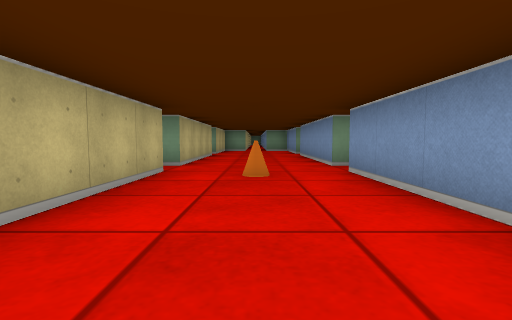
[1] (above)

13 first-person views from a walk through a cub3D level. The camera is about half as high as the walls, tilts 4° down and sees 85° across. The floor is counted in squares. Each view is taken from the middle of a square. On the plan, view 1 faces up. The plan holds only what a view shows up to about 9 squares ahead; the rest is blank.

[2]
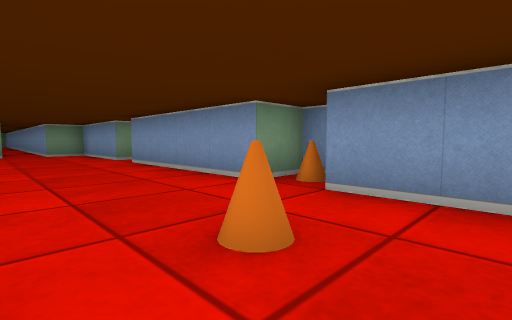

[3]
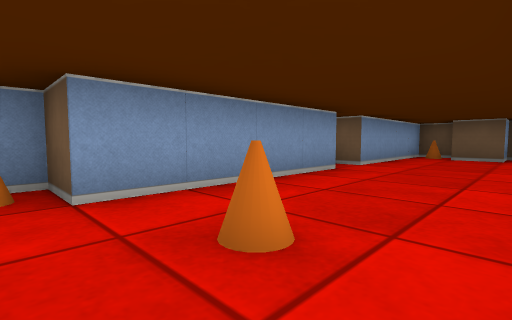

[4]
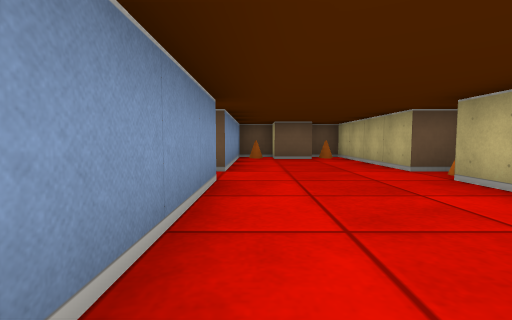

[5]
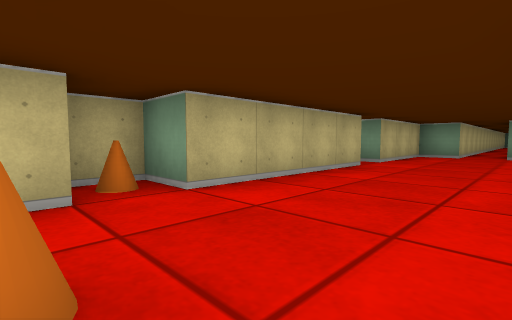

[6]
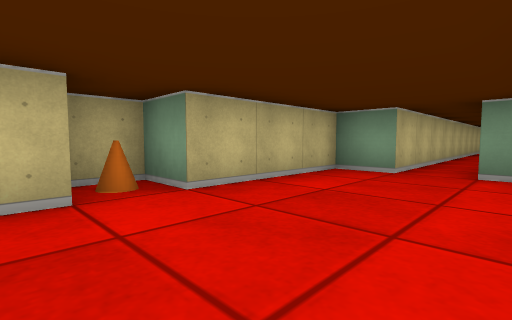

[7]
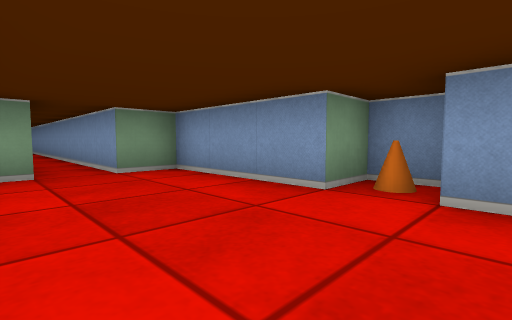

[8]
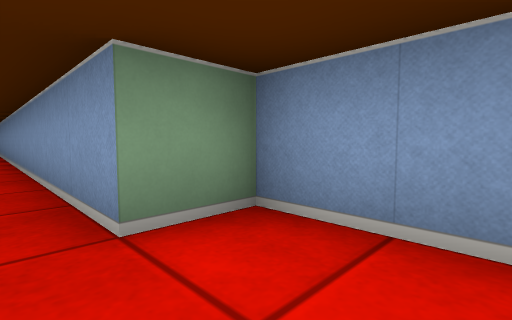

[9]
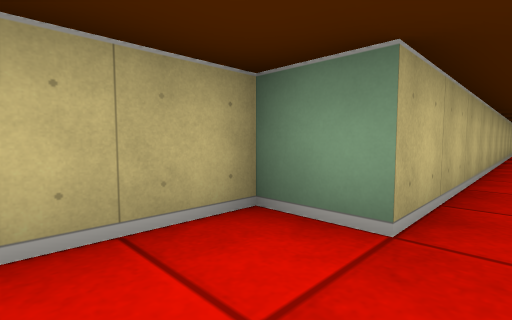

[10]
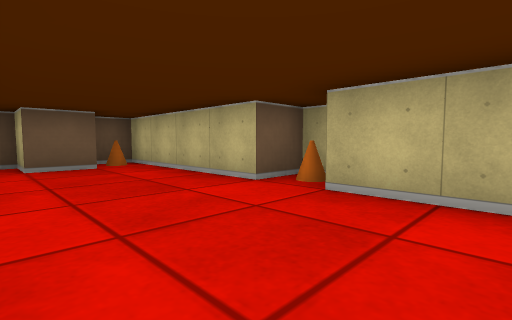

[11]
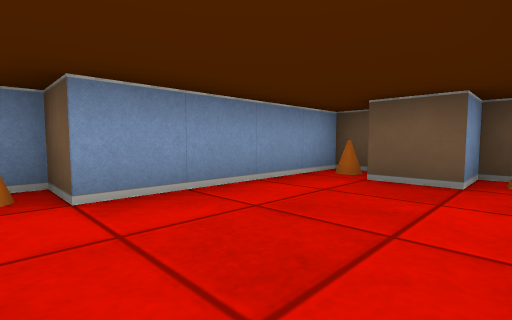

[12]
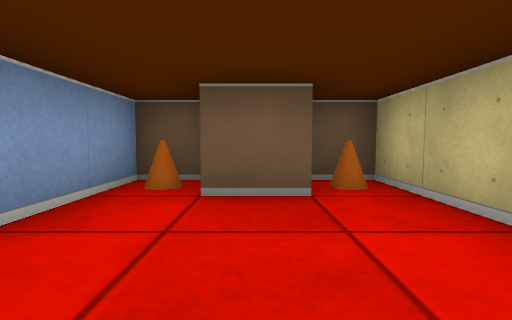

[13]
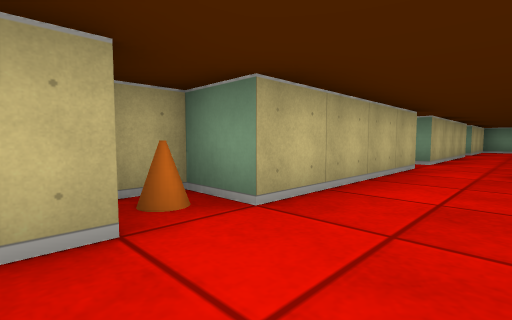

### Floor plan
Points are (right, up) in squares from view 1. A wall is a line through its corners. A room is listed if a view was taken in it or the views show most of it. See-through windows are left out.
Room 1 (views 1, 2, 3, 4, 5, 6, 7, 8, 9, 10, 11, 12, 13)
walls: (-1.5, 9.5) (-1.5, 5.5) (-2.5, 5.5) (-2.5, 4.6); (2.5, 9.6) (2.5, 10.5) (1.5, 10.5) (1.5, 13.5) (0.5, 13.5) (0.5, 23.5); (-1.5, 4.5) (-1.5, 0.5) (-2.5, 0.5) (-2.5, -0.5) (-1.5, -0.5) (-1.5, -4.5) (-0.5, -4.5) (-0.5, -3.5) (0.5, -3.5) (0.5, -4.5) (1.5, -4.5) (1.5, -0.5) (2.5, -0.5) (2.5, -0.1); (1.5, 0.5) (1.5, 4.5) (2.5, 4.5) (2.5, 5.5) (1.5, 5.5) (1.5, 9.5); (-0.5, 23.1) (-0.5, 13.5) (-1.5, 13.5) (-1.5, 10.5) (-2.5, 10.5) (-2.5, 9.6)
objects: cone (-2, 0); cone (-2, 5); cone (-2, 10); cone (-1, -4); cone (0, 4); cone (1, -4); cone (2, 0); cone (2, 5); cone (2, 10)

Positions as (right, up) in squares from view 1, and headings:
1: (0, 0), facing up
2: (-1, 3), facing up-right
3: (-1, 5), facing down-right
4: (1, 4), facing down
5: (1, 4), facing up-left
6: (1, 9), facing up-left
7: (-1, 9), facing up-right
8: (0, 12), facing up-right
9: (0, 12), facing up-left
10: (1, 2), facing down-left
11: (-1, 0), facing down-right
12: (0, -1), facing down
13: (0, -1), facing up-left
